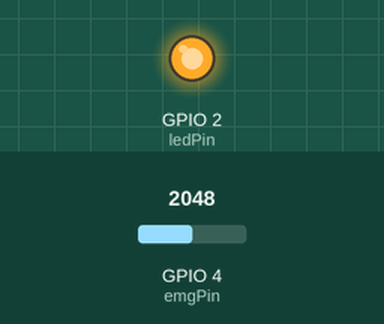
Simulated run of this sketch. Board: ESP32-C3. Shown: output pins drawn as LEDs (lit = HIGH). The test bench sets the inputs (shaded band); at power-on: GPIO 4 (emgPin) = 2048. WiFi joins after 1.5 s; servers stay silent unless stated; what the sketch prints to the serial monitor is not drawn.

Above: at 4.2 s.
Timing chart, 0 to 8.2 s (numbered marks = the images above):
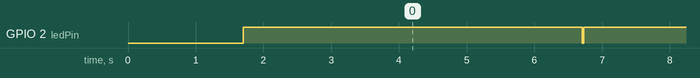

Measured:
- by itself, GPIO 2 (ledPin): alternates HIGH for 5.0 s and LOW for 0.02 s

The sketch:

sketch_jul26a.ino
```cpp
// Modified by: Ahmed Bahaa El-din bahaaahmed202@gmail.com
/*
   EMG Monitor (ESP32-C3)
   - EMG on GPIO4
   - LED on GPIO2
   - Web graph FIXED version
*/
#include <WiFi.h>
#include <WebServer.h>
const char* ssid = "-";
const char* password = "-";
const int emgPin = 4;
const int ledPin = 2;
float alpha = 0.59;
int rawValue = 0;
int filteredValue = 0;
float fVal = 0;
int thresholdValue = 12;
bool active = false;
unsigned long activeTime = 0;
const unsigned long ledTime = 5000;
WebServer server(80);
// -------------------------------------------------------
// SIMPLE HTML (NO PROGMEM → NO CRASH)
// -------------------------------------------------------
String htmlPage = R"=====(
<!DOCTYPE html>
<html>
<head>
<meta name="viewport" content="width=device-width, initial-scale=1">
<title>EMG Monitor</title>
<style>
body { font-family: Arial; padding: 20px; background: #f5f5f5; }
.card { background:white; padding:15px; border-radius:10px; box-shadow:0 0 8px #888; }
canvas { width:100%; background:black; margin-top:10px; }
</style>
</head>
<body>
<h2>ESP32-C3 EMG Monitor</h2>
<div class="card">
Raw: <span id="raw">--</span><br>
Filtered: <span id="filtered">--</span><br>
LED: <span id="led">--</span>
</div>
<canvas id="graph" width="400" height="150"></canvas>
<script>
let ctx = document.getElementById("graph").getContext("2d");
let points = new Array(200).fill(0);

function draw() {
  ctx.fillStyle = "black";
  ctx.fillRect(0,0,400,150);
  ctx.strokeStyle = "lime";
  ctx.beginPath();
  for(let i=0;i<points.length;i++){
      let x = i * (400/200);
      let y = 150 - (points[i] / 500.0) * 150;
      if(i==0) ctx.moveTo(x,y);
      else ctx.lineTo(x,y);
  }
  ctx.stroke();
}
function update(){
  fetch("/data")
  .then(r => r.json())
  .then(d => {
    document.getElementById("raw").innerText = d.raw;
    document.getElementById("filtered").innerText = d.filtered;
    document.getElementById("led").innerText = d.led ? "ON":"OFF";
    points.push(d.filtered);
    if(points.length > 200) points.shift();
    draw();
  });
}
setInterval(update, 100);
</script>
</body>
</html>
)=====";
// -------------------------------------------------------
void setup() {
  Serial.begin(115200);
  delay(200);
  pinMode(ledPin, OUTPUT);
  digitalWrite(ledPin, LOW);
  WiFi.mode(WIFI_STA);
  WiFi.begin(ssid, password);
  Serial.println("Connecting...");
  while(WiFi.status() != WL_CONNECTED){
    delay(300);
    Serial.print(".");
  }
  Serial.print("\nIP: ");
  Serial.println(WiFi.localIP());
  server.on("/", [](){
    server.send(200, "text/html", htmlPage);
  });
  server.on("/data", [](){
    String j = "{";
    j += "\"raw\":" + String(rawValue) + ",";
    j += "\"filtered\":" + String(filteredValue) + ",";
    j += "\"led\":" + String(digitalRead(ledPin));
    j += "}";
    server.sendHeader("Access-Control-Allow-Origin", "*");
    server.send(200, "application/json", j);
  });
  server.begin();
  Serial.println("Server started");
}
void loop() {
  server.handleClient();
  rawValue = analogRead(emgPin);
  fVal = alpha * rawValue + (1 - alpha) * fVal;
  filteredValue = (int)fVal;

  if(!active && filteredValue > thresholdValue){
    active = true;
    activeTime = millis();
    digitalWrite(ledPin, HIGH);
  }
  if(active && millis() - activeTime >= ledTime){
    active = false;
    digitalWrite(ledPin, LOW);
  }
  Serial.print(rawValue); Serial.print(",");
  Serial.print(filteredValue); Serial.print(",");
  Serial.println(active ? 1 : 0);
  delay(20);
}
```
